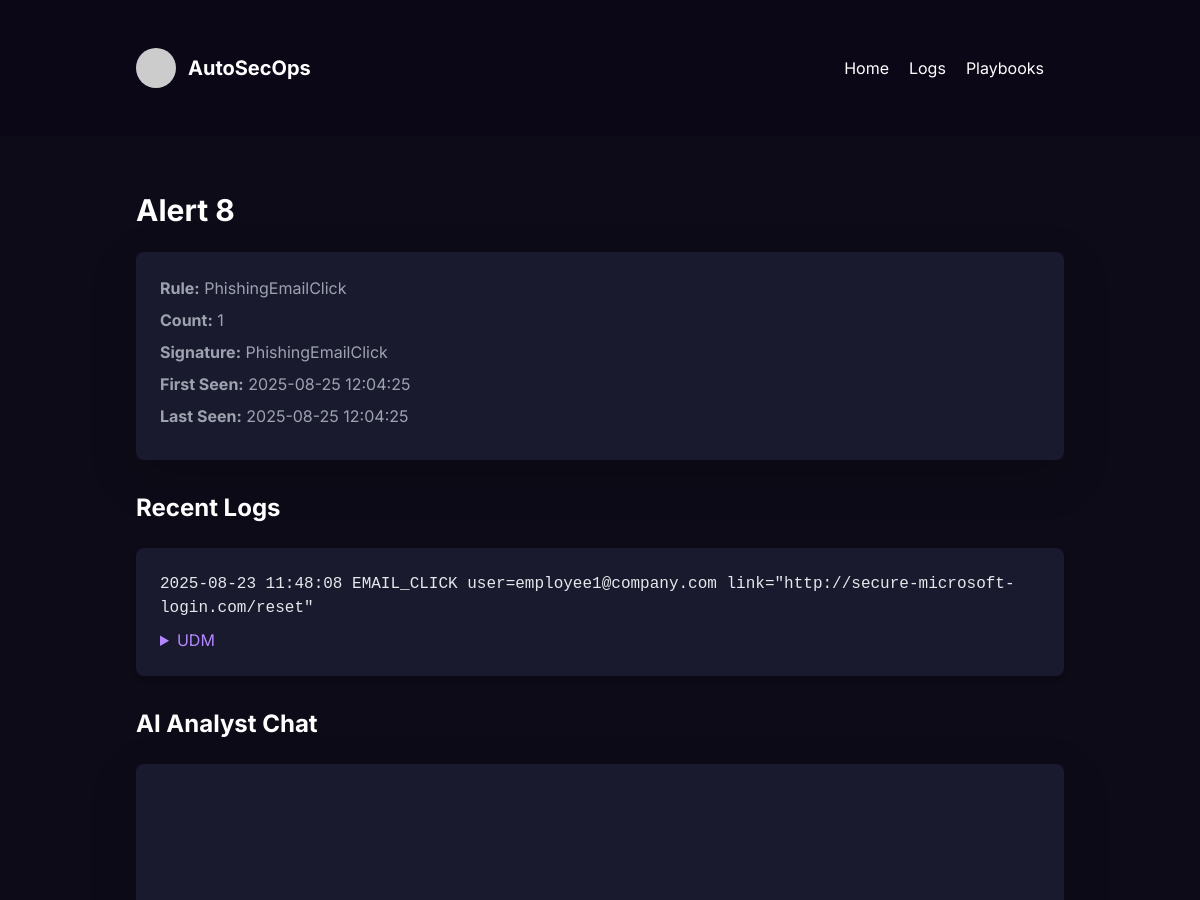
The page /alert/8 (upper part) on the database as committed earlier.
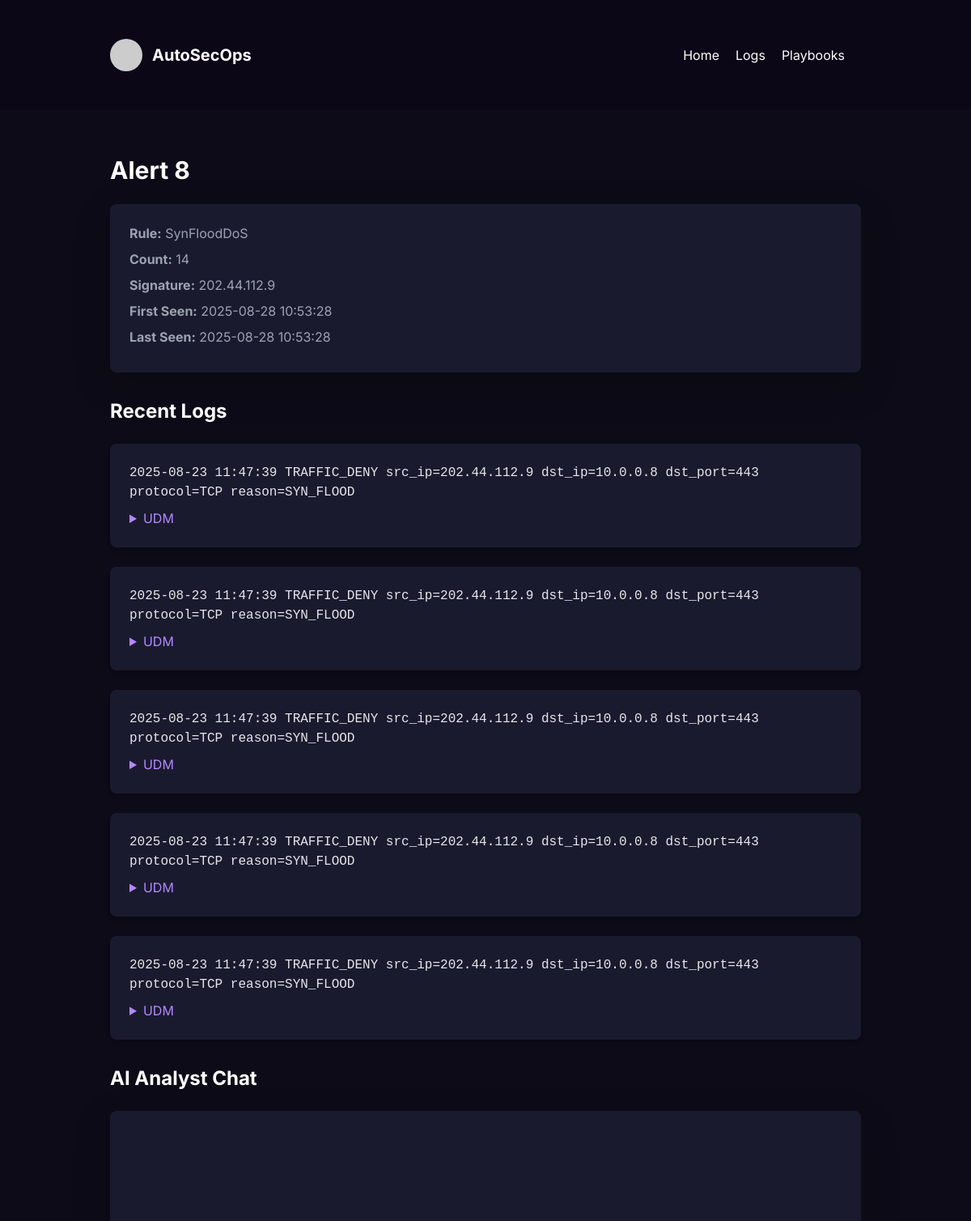
The same page on the database as committed later.
### app.py (models this page shows)
class Alert(db.Model):
    id = db.Column(db.Integer, primary_key=True)
    yara_rule_name = db.Column(db.String(255), nullable=True)
    rule_id = db.Column(db.Integer, db.ForeignKey('rule.id'), nullable=True)
    signature = db.Column(db.String(128), unique=True, nullable=False)
    count = db.Column(db.Integer, default=1)
    first_seen = db.Column(db.DateTime, default=now_utc)
    last_seen = db.Column(db.DateTime, default=now_utc)
    sample_log_id = db.Column(db.Integer, db.ForeignKey('log.id'), nullable=True)
    display_sig = db.Column(db.String(255), nullable=True)

class Log(db.Model):
    id = db.Column(db.Integer, primary_key=True)
    raw = db.Column(db.Text, nullable=False)
    timestamp = db.Column(db.DateTime, nullable=True)
    udm = db.Column(db.Text)  # JSON string
    created_at = db.Column(db.DateTime, default=now_utc)

class AlertLog(db.Model):
    id = db.Column(db.Integer, primary_key=True)
    alert_id = db.Column(db.Integer, db.ForeignKey('alert.id'))
    log_id = db.Column(db.Integer, db.ForeignKey('log.id'))
    created_at = db.Column(db.DateTime, default=now_utc)

### app.py (the view)
@app.route('/alert/<int:alert_id>')
def alert_view(alert_id):
    a = Alert.query.get_or_404(alert_id)
    links = AlertLog.query.filter_by(alert_id=alert_id).order_by(AlertLog.created_at.desc()).limit(50).all()
    chat_history = ChatHistory.query.filter_by(alert_id=alert_id).order_by(ChatHistory.timestamp.asc()).all()
    return render_template('alert_view.html', alert=a, links=links, Log=Log, chat_history=chat_history)

### templates/alert_view.html (shortened to what this page needs)
<!doctype html>
<html lang="en">
<head>
    <link href="https://cdn.jsdelivr.net/npm/bootstrap@5.3.0/dist/css/bootstrap.min.css" rel="stylesheet">
    <link href="https://cdn.jsdelivr.net/npm/tailwindcss@2.2.19/dist/tailwind.min.css" rel="stylesheet">
</head>
<body>
    <div class="fixed top-0 left-0 w-full z-50">
        <header class="text-white body-font bg-custom-dark">
            <div class="container mx-auto flex p-5 items-center justify-between">
                <a class="flex items-center text-white">
                    <img src="https://placehold.co/40x40/5c5c8a/FFFFFF" alt="Logo" class="w-10 h-10 rounded-full">
                    <span class="ml-3 text-xl font-bold">AutoSecOps</span>
                </a>
                <nav class="md:ml-auto flex flex-wrap items-center text-base justify-center">
                    <a href="/" class="mr-5 hover:text-purple-400 cursor-pointer transition-colors">Home</a>
                    <a href="/logs" class="mr-5 hover:text-purple-400 cursor-pointer transition-colors">Logs</a>
                    <a href="/playbooks" class="mr-5 hover:text-purple-400 cursor-pointer transition-colors">Playbooks</a>
                </nav>
            </div>
        </header>
    </div>
    <main class="min-h-screen bg-gray-900 pt-24">
        <section id="alert-details" class="text-gray-400 body-font">
            <div class="container mx-auto px-5 py-24">
                <h2 class="text-3xl font-bold text-white mb-4">Alert {{ alert.id }}</h2>
                <div class="bg-gray-800 p-6 rounded-lg shadow-lg mb-8">
                    <p class="mb-2"><strong>Rule:</strong> {{ alert.yara_rule_name or alert.rule_id or 'N/A' }}</p>
                    <p class="mb-2"><strong>Count:</strong> {{ alert.count }}</p>
                    <p class="mb-2"><strong>Signature:</strong> {{ alert.display_sig or alert.yara_rule_name or 'N/A' }}</p>
                    <p class="mb-2"><strong>First Seen:</strong> {{ alert.first_seen.strftime('%Y-%m-%d %H:%M:%S') }}</p>
                    <p class="mb-2"><strong>Last Seen:</strong> {{ alert.last_seen.strftime('%Y-%m-%d %H:%M:%S') }}</p>
                </div>
                <h3 class="text-2xl font-bold text-white mb-4">Recent Logs</h3>
                {% for link in links %}
                {% set log = Log.query.get(link.log_id) %}
                {% if log %}
                <div class="bg-gray-800 p-4 rounded-lg shadow-md mb-4">
                    <pre class="text-gray-200" style="white-space:pre-wrap;">{{ log.raw }}</pre>
                    <details class="mt-2">
                        <summary class="text-purple-400 cursor-pointer">UDM</summary>
                    </details>
                </div>
                {% endif %}
                {% endfor %}
                <h3 class="text-2xl font-bold text-white mt-8 mb-4">AI Analyst Chat</h3>
                <div class="bg-gray-800 p-6 rounded-lg shadow-lg flex flex-col h-96">
                    <div id="chat-messages" class="flex-grow overflow-y-auto mb-4">
                    </div>
                </div>
            </div>
        </section>
    </main>
</body>
</html>

Rows that differ between the two databases and show on the page:
no longer on this page (row edited): Log: raw "2025-08-23 11:48:08 EMAIL_CLICK user=employee1@company.com link=\"http://secure-microsoft-login.com/reset\""
changed Alert id 8: yara_rule_name "PhishingEmailClick" → "SynFloodDoS"; count "1" → "14"; display_sig "PhishingEmailClick" → "202.44.112.9"; first_seen "2025-08-25 12:04:25" → "2025-08-28 10:53:28"; last_seen "2025-08-25 12:04:25" → "2025-08-28 10:53:28"
now on this page (row edited): Log: raw "2025-08-23 11:47:39 TRAFFIC_DENY src_ip=202.44.112.9 dst_ip=10.0.0.8 dst_port=443 protocol=TCP reason=SYN_FLOOD"
now on this page (row edited): Log: raw "2025-08-23 11:47:39 TRAFFIC_DENY src_ip=202.44.112.9 dst_ip=10.0.0.8 dst_port=443 protocol=TCP reason=SYN_FLOOD"
now on this page (row edited): Log: raw "2025-08-23 11:47:39 TRAFFIC_DENY src_ip=202.44.112.9 dst_ip=10.0.0.8 dst_port=443 protocol=TCP reason=SYN_FLOOD"
now on this page (row edited): Log: raw "2025-08-23 11:47:39 TRAFFIC_DENY src_ip=202.44.112.9 dst_ip=10.0.0.8 dst_port=443 protocol=TCP reason=SYN_FLOOD"
now on this page (row edited): Log: raw "2025-08-23 11:47:39 TRAFFIC_DENY src_ip=202.44.112.9 dst_ip=10.0.0.8 dst_port=443 protocol=TCP reason=SYN_FLOOD"
